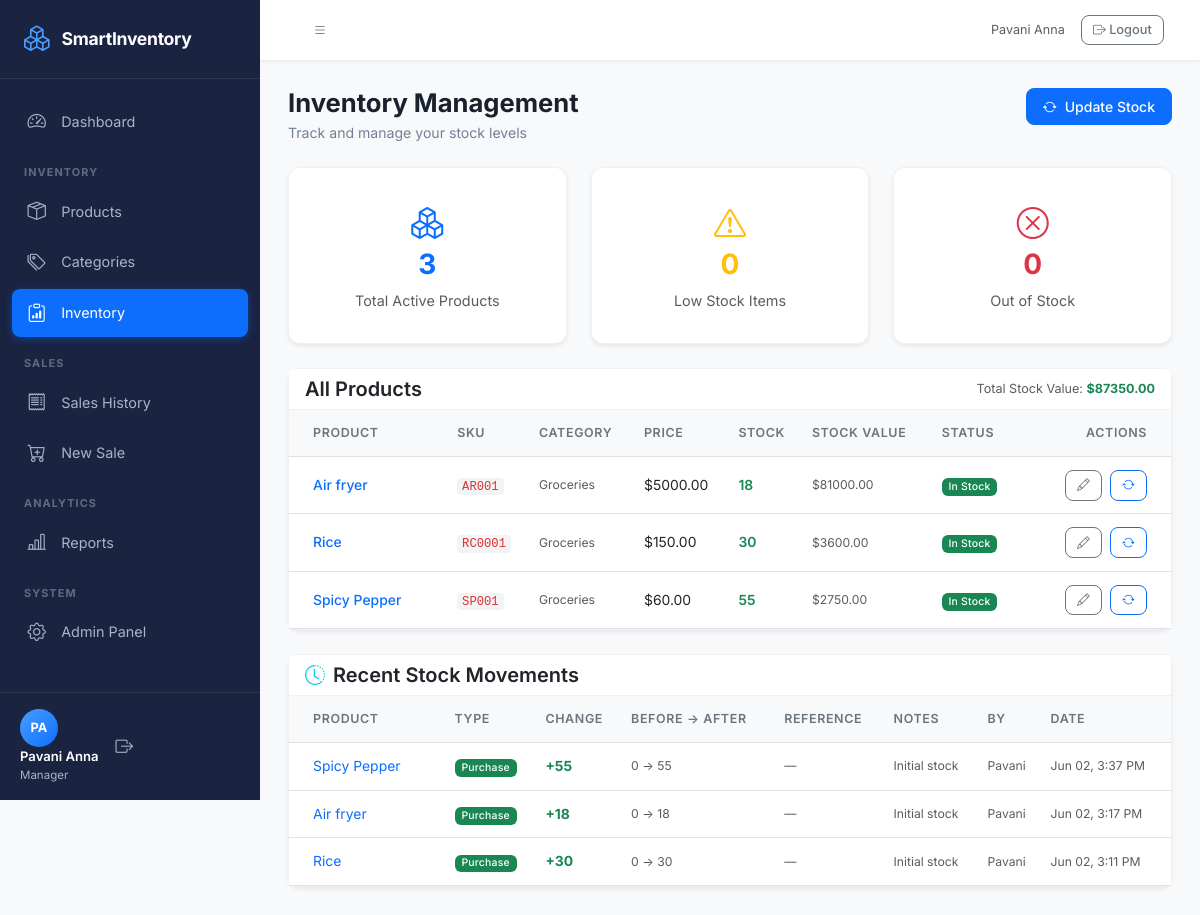
Screenshot of /inventory/ (signed in) with the database file from the repository.
### inventory/models.py (models this page shows, shortened)
class Product(models.Model):
    name = models.CharField(max_length=200)
    sku = models.CharField(max_length=50, unique=True, help_text='Stock Keeping Unit')
    category = models.ForeignKey(Category, on_delete=models.SET_NULL, null=True, related_name='products')
    description = models.TextField(blank=True, null=True)
    price = models.DecimalField(max_digits=10, decimal_places=2, help_text='Selling price')
    cost_price = models.DecimalField(max_digits=10, decimal_places=2, default=0, help_text='Purchase/cost price')
    stock_quantity = models.IntegerField(default=0, help_text='Current stock level')
    low_stock_threshold = models.IntegerField(default=10, help_text='Alert when stock falls below this')
    image = models.ImageField(upload_to='products/', blank=True, null=True)
    is_active = models.BooleanField(default=True)
    created_at = models.DateTimeField(auto_now_add=True)
    updated_at = models.DateTimeField(auto_now=True)
    class Meta:
        ordering = ['name']
    @property
    def is_low_stock(self):
        return self.stock_quantity <= self.low_stock_threshold
    @property
    def stock_value(self):
        return self.stock_quantity * self.cost_price

class Category(models.Model):
    name = models.CharField(max_length=100, unique=True)
    description = models.TextField(blank=True, null=True)
    created_at = models.DateTimeField(auto_now_add=True)
    class Meta:
        verbose_name = 'Category'
        verbose_name_plural = 'Categories'
        ordering = ['name']

class StockMovement(models.Model):
    MOVEMENT_TYPES = [
        ('sale', 'Sale'),
        ('purchase', 'Purchase'),
        ('adjustment', 'Manual Adjustment'),
        ('return', 'Return'),
    ]
    product = models.ForeignKey(Product, on_delete=models.CASCADE, related_name='movements')
    movement_type = models.CharField(max_length=20, choices=MOVEMENT_TYPES)
    quantity_change = models.IntegerField(help_text='Positive = stock in, Negative = stock out')
    quantity_before = models.IntegerField()
    quantity_after = models.IntegerField()
    reference = models.CharField(max_length=50, blank=True, null=True, help_text='Sale number or PO number')
    notes = models.TextField(blank=True, null=True)
    created_by = models.ForeignKey(User, on_delete=models.SET_NULL, null=True)
    created_at = models.DateTimeField(auto_now_add=True)
    class Meta:
        ordering = ['-created_at']

### inventory/views.py (the view)
# urls.py: path('inventory/', views.inventory_view, name='inventory'),
@login_required
def inventory_view(request):
    products = Product.objects.select_related('category').filter(is_active=True)
    total_stock_value = sum(p.stock_value for p in products)
    low_stock_items = products.filter(stock_quantity__lte=F('low_stock_threshold'))
    out_of_stock_items = products.filter(stock_quantity=0)
    recent_movements = StockMovement.objects.select_related(
        'product', 'created_by'
    ).order_by('-created_at')[:20]
    context = {
        'products': products,
        'total_stock_value': total_stock_value,
        'low_stock_items': low_stock_items,
        'out_of_stock_items': out_of_stock_items,
        'recent_movements': recent_movements,
    }
    return render(request, 'inventory/inventory.html', context)

### templates/inventory/inventory.html (shortened to what this page needs)
{% extends 'base.html' %}
{% load static %}
{% load inventory_tags %}
{% block content %}
<div class="d-flex justify-content-between align-items-start mb-4">
    <div>
        <h1 class="page-title">Inventory Management</h1>
        <p class="page-subtitle">Track and manage your stock levels</p>
    </div>
    <a href="{% url 'stock_update' %}" class="btn btn-primary">
        <i class="bi bi-arrow-repeat me-2"></i>Update Stock
    </a>
</div>
<div class="row g-4 mb-4">
    <div class="col-md-4">
        <div class="card border-0 shadow-sm text-center py-3">
            <div class="card-body">
                <i class="bi bi-boxes text-primary mb-2" style="font-size:2rem"></i>
                <h3 class="fw-bold text-primary">{{ products.count }}</h3>
                <p class="text-muted mb-0">Total Active Products</p>
            </div>
        </div>
    </div>
    <div class="col-md-4">
        <div class="card border-0 shadow-sm text-center py-3">
            <div class="card-body">
                <i class="bi bi-exclamation-triangle text-warning mb-2" style="font-size:2rem"></i>
                <h3 class="fw-bold text-warning">{{ low_stock_items.count }}</h3>
                <p class="text-muted mb-0">Low Stock Items</p>
            </div>
        </div>
    </div>
    <div class="col-md-4">
        <div class="card border-0 shadow-sm text-center py-3">
            <div class="card-body">
                <i class="bi bi-x-circle text-danger mb-2" style="font-size:2rem"></i>
                <h3 class="fw-bold text-danger">{{ out_of_stock_items.count }}</h3>
                <p class="text-muted mb-0">Out of Stock</p>
            </div>
        </div>
    </div>
</div>
<div class="card border-0 shadow-sm mb-4">
    <div class="card-header bg-white border-0 d-flex justify-content-between align-items-center">
        <h5 class="mb-0 fw-semibold">All Products</h5>
        <span class="text-muted small">Total Stock Value: <strong class="text-success">${{ total_stock_value|floatformat:2 }}</strong></span>
    </div>
    <div class="card-body p-0">
        <div class="table-responsive">
            <table class="table table-hover align-middle mb-0">
                <thead class="table-light">
                    <tr>
                        <th class="px-4">Product</th>
                        <th>SKU</th>
                        <th>Category</th>
                        <th>Price</th>
                        <th>Stock</th>
                        <th>Stock Value</th>
                        <th>Status</th>
                        <th class="text-end px-4">Actions</th>
                    </tr>
                </thead>
                <tbody>
                    {% for product in products %}
                    <tr>
                        <td class="px-4">
                            <a href="{% url 'product_detail' product.pk %}" class="fw-medium text-decoration-none">
                                {{ product.name }}
                            </a>
                        </td>
                        <td><code class="small">{{ product.sku }}</code></td>
                        <td class="text-muted small">{{ product.category.name|default:'—' }}</td>
                        <td>${{ product.price }}</td>
                        <td>
                            <span class="fw-semibold {% if product.stock_quantity == 0 %}text-danger{% elif product.is_low_stock %}text-warning{% else %}text-success{% endif %}">
                                {{ product.stock_quantity }}
                            </span>
                        </td>
                        <td class="text-muted small">${{ product.stock_value|floatformat:2 }}</td>
                        <td>
                            {% if product.stock_quantity == 0 %}
                            <span class="badge bg-danger">Out of Stock</span>
                            {% elif product.is_low_stock %}
                            <span class="badge bg-warning text-dark">Low Stock</span>
                            {% else %}
                            <span class="badge bg-success">In Stock</span>
                            {% endif %}
                        </td>
                        <td class="text-end px-4">
                            <a href="{% url 'product_edit' product.pk %}" class="btn btn-sm btn-outline-secondary me-1">
                                <i class="bi bi-pencil"></i>
                            </a>
                            <a href="{% url 'stock_update' %}?product={{ product.pk }}" class="btn btn-sm btn-outline-primary">
                                <i class="bi bi-arrow-repeat"></i>
                            </a>
                        </td>
                    </tr>
                    {% empty %}
                    <tr>
                        <td colspan="8" class="text-center py-4 text-muted">No products found.</td>
                    </tr>
                    {% endfor %}
                </tbody>
            </table>
        </div>
    </div>
</div>
<div class="card border-0 shadow-sm">
    <div class="card-header bg-white border-0">
        <h5 class="mb-0 fw-semibold"><i class="bi bi-clock-history me-2 text-info"></i>Recent Stock Movements</h5>
    </div>
    <div class="card-body p-0">
        {% if recent_movements %}
        <div class="table-responsive">
            <table class="table table-hover align-middle mb-0">
                <thead class="table-light">
                    <tr>
                        <th class="px-4">Product</th>
                        <th>Type</th>
                        <th>Change</th>
                        <th>Before → After</th>
                        <th>Reference</th>
                        <th>Notes</th>
                        <th>By</th>
                        <th>Date</th>
                    </tr>
                </thead>
                <tbody>
                    {% for movement in recent_movements %}
                    <tr>
                        <td class="px-4">
                            <a href="{% url 'product_detail' movement.product.pk %}" class="text-decoration-none">
                                {{ movement.product.name|truncatechars:25 }}
                            </a>
                        </td>
                        <td>
                            {% if movement.movement_type == 'sale' %}
                            <span class="badge bg-danger">Sale</span>
                            {% elif movement.movement_type == 'purchase' %}
                            <span class="badge bg-success">Purchase</span>
                            {% elif movement.movement_type == 'adjustment' %}
                            <span class="badge bg-info">Adjustment</span>
                            {% else %}
                            <span class="badge bg-warning text-dark">Return</span>
                            {% endif %}
                        </td>
                        <td class="fw-bold {% if movement.quantity_change > 0 %}text-success{% else %}text-danger{% endif %}">
                            {{ movement.quantity_change|stringformat:"+d" }}
                        </td>
                        <td class="text-muted small">{{ movement.quantity_before }} → {{ movement.quantity_after }}</td>
                        <td class="text-muted small">{{ movement.reference|default:'—' }}</td>
                        <td class="text-muted small">{{ movement.notes|truncatechars:30|default:'—' }}</td>
                        <td class="text-muted small">{{ movement.created_by.username|default:'—' }}</td>
                        <td class="text-muted small">{{ movement.created_at|date:"M d, g:i A" }}</td>
                    </tr>
                    {% endfor %}
                </tbody>
            </table>
        </div>
        {% else %}
        <div class="text-center py-4 text-muted">
            <i class="bi bi-clock-history fs-2"></i>
            <p class="mt-2">No stock movements recorded yet</p>
        </div>
        {% endif %}
    </div>
</div>
{% endblock %}

### templates/base.html (shortened to what this page needs)
{% load static %}
<!DOCTYPE html>
<html lang="en">
<head>
    <link href="https://cdn.jsdelivr.net/npm/bootstrap@5.3.0/dist/css/bootstrap.min.css" rel="stylesheet">
    <link href="https://cdn.jsdelivr.net/npm/bootstrap-icons@1.11.0/font/bootstrap-icons.css" rel="stylesheet">
    <link href="{% static 'css/style.css' %}" rel="stylesheet">
</head>
<body class="bg-light">
{% if user.is_authenticated %}
<div class="wrapper d-flex">
    <nav id="sidebar" class="sidebar">
        <div class="sidebar-header">
            <div class="brand-logo">
                <i class="bi bi-boxes"></i>
                <span>SmartInventory</span>
            </div>
        </div>
        <ul class="sidebar-nav">
            <li class="nav-item {% if request.resolver_match.url_name == 'dashboard' %}active{% endif %}">
                <a href="{% url 'dashboard' %}" class="nav-link">
                    <i class="bi bi-speedometer2"></i>
                    <span>Dashboard</span>
                </a>
            </li>
            <li class="nav-category">INVENTORY</li>
            <li class="nav-item {% if 'product' in request.resolver_match.url_name or 'category' in request.resolver_match.url_name %}active{% endif %}">
                <a href="{% url 'product_list' %}" class="nav-link">
                    <i class="bi bi-box-seam"></i>
                    <span>Products</span>
                </a>
            </li>
            <li class="nav-item {% if request.resolver_match.url_name == 'category_list' %}active{% endif %}">
                <a href="{% url 'category_list' %}" class="nav-link">
                    <i class="bi bi-tags"></i>
                    <span>Categories</span>
                </a>
            </li>
            <li class="nav-item {% if request.resolver_match.url_name == 'inventory' %}active{% endif %}">
                <a href="{% url 'inventory' %}" class="nav-link">
                    <i class="bi bi-clipboard-data"></i>
                    <span>Inventory</span>
                </a>
            </li>
            <li class="nav-category">SALES</li>
            <li class="nav-item {% if 'sale' in request.resolver_match.url_name %}active{% endif %}">
                <a href="{% url 'sale_list' %}" class="nav-link">
                    <i class="bi bi-receipt"></i>
                    <span>Sales History</span>
                </a>
            </li>
            <li class="nav-item">
                <a href="{% url 'sale_create' %}" class="nav-link">
                    <i class="bi bi-cart-plus"></i>
                    <span>New Sale</span>
                </a>
            </li>
            <li class="nav-category">ANALYTICS</li>
            <li class="nav-item {% if request.resolver_match.url_name == 'reports' %}active{% endif %}">
                <a href="{% url 'reports' %}" class="nav-link">
                    <i class="bi bi-bar-chart-line"></i>
                    <span>Reports</span>
                </a>
            </li>
            <li class="nav-category">SYSTEM</li>
            <li class="nav-item">
                <a href="/admin/" class="nav-link" target="_blank">
                    <i class="bi bi-gear"></i>
                    <span>Admin Panel</span>
                </a>
            </li>
        </ul>
        <div class="sidebar-footer">
            <div class="user-info">
                <div class="user-avatar">{{ user.first_name|first|upper }}{{ user.last_name|first|upper }}</div>
                <div class="user-details">
                    <div class="user-name">{{ user.get_full_name|default:user.username }}</div>
                    <div class="user-role">{% if user.is_superuser %}Administrator{% else %}Manager{% endif %}</div>
                </div>
            </div>
            <a href="{% url 'logout' %}" class="logout-btn" title="Logout">
                <i class="bi bi-box-arrow-right"></i>
            </a>
        </div>
    </nav>
    <div class="main-content flex-grow-1">
        <nav class="top-navbar navbar navbar-expand-lg">
            <div class="container-fluid">
                <button class="btn btn-link sidebar-toggle" id="sidebarToggle">
                    <i class="bi bi-list"></i>
                </button>
                <div class="ms-auto d-flex align-items-center gap-3">
                    <span class="text-muted small">{{ user.get_full_name|default:user.username }}</span>
                    <a href="{% url 'logout' %}" class="btn btn-outline-secondary btn-sm">
                        <i class="bi bi-box-arrow-right"></i> Logout
                    </a>
                </div>
            </div>
        </nav>
        <div class="page-content">
            {% block content %}{% endblock %}
        </div>
    </div>
</div>
{% endif %}
</body>
</html>

### rows the page displays
Product: name "Air fryer", sku "AR001", category.name "Groceries", price "5000.00", stock_quantity "18", stock_value "81000.00", low_stock_threshold "In Stock"
Product: name "Rice", sku "RC0001", category.name "Groceries", price "150.00", stock_quantity "30", stock_value "3600.00", low_stock_threshold "In Stock"
Product: name "Spicy Pepper", sku "SP001", category.name "Groceries", price "60.00", stock_quantity "55", stock_value "2750.00", low_stock_threshold "In Stock"
StockMovement: product.name "Spicy Pepper", movement_type "Purchase", quantity_change "+55", quantity_before "0", quantity_after "55", reference "—", notes "Initial stock", created_by.username "Pavani", created_at "Jun 02, 3:37 PM"
StockMovement: product.name "Air fryer", movement_type "Purchase", quantity_change "+18", quantity_before "0", quantity_after "18", reference "—", notes "Initial stock", created_by.username "Pavani", created_at "Jun 02, 3:17 PM"
StockMovement: product.name "Rice", movement_type "Purchase", quantity_change "+30", quantity_before "0", quantity_after "30", reference "—", notes "Initial stock", created_by.username "Pavani", created_at "Jun 02, 3:11 PM"

### other values shown
{{ user.first_name|first|upper }} "P"
{{ user.last_name|first|upper }} "A"
{{ user.get_full_name|default:user.username }} "Pavani Anna"
{{ products.count }} "3"
{{ low_stock_items.count }} "0"
{{ out_of_stock_items.count }} "0"
{{ total_stock_value|floatformat:2 }} "87350.00"
